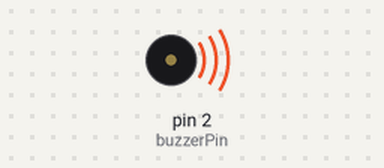
This sketch was run on a simulated Arduino Uno, built with avr-gcc and run on an emulated ATmega328P. On the bench: buzzer (waves = sounding). What the sketch prints to the serial monitor is not drawn.

Above: at 0.5 s.
Timing chart, 0 to 4.6 s (numbered marks = the images above):
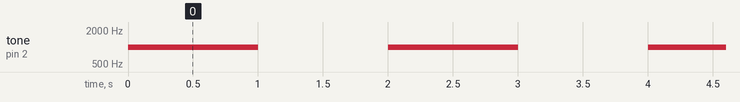

The sketch:

sketch.ino
```cpp
int buzzerPin = 2; // Buzzer connected to Pin 2

void setup()
{
  pinMode(buzzerPin, OUTPUT);
  Serial.begin(9600);

}

void loop()
{
  Serial.println("Buzzing");
  tone(buzzerPin, 1000, 1000); // Play a 1 KHz tone for 1000ms or 1sec
  // Avoids noTone()
  delay(1000); // wait while it plays
  Serial.println("No buzz");
  delay(1000); // 1 sec of silence
}
```

Measured:
- by itself, tone on pin 2 (buzzerPin): alternates 1000 Hz for 1.0 s and silent for 1.0 s
